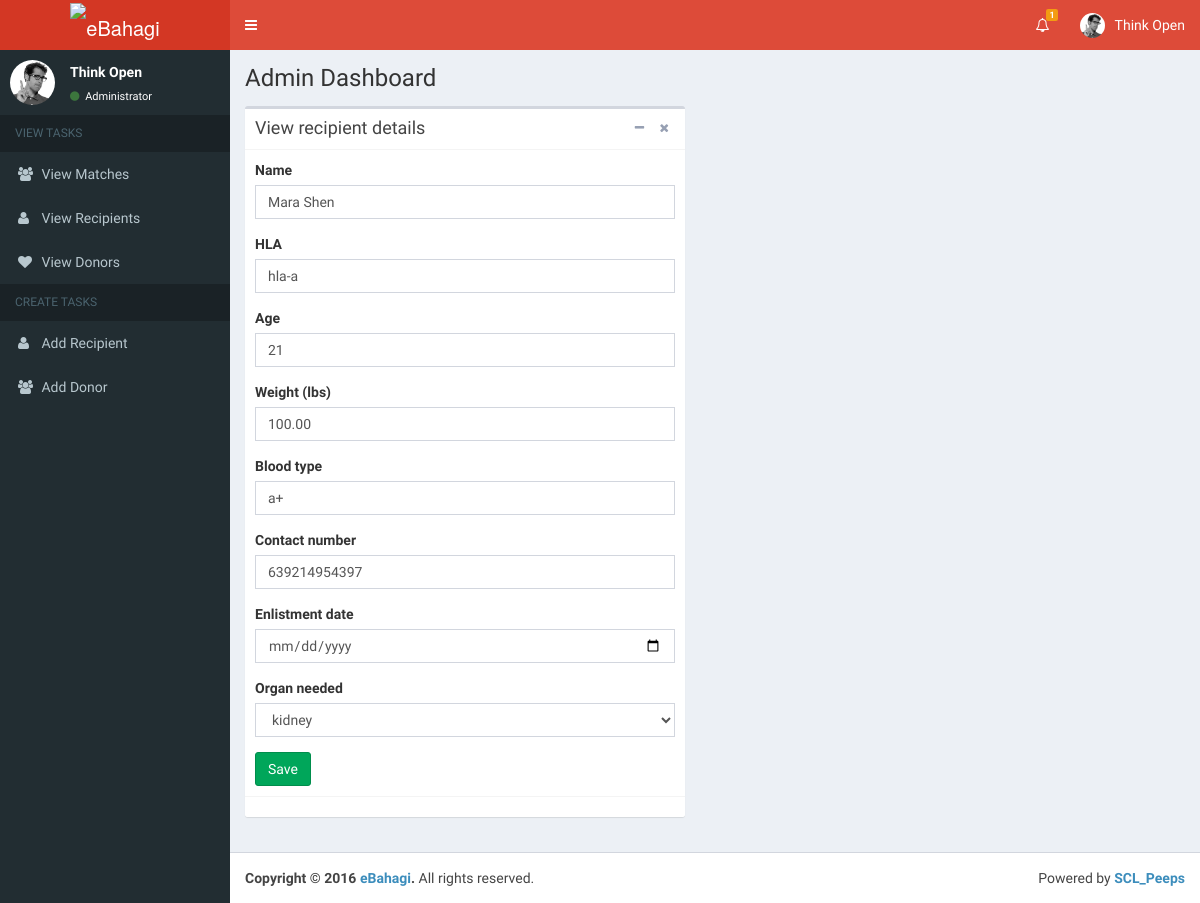
Screenshot of /person/102 with the database file from the repository.
### webapp/models.py (models this page shows, shortened)
class Person(models.Model):
    name = models.CharField(max_length = 50, default = '')
    hla = models.CharField(max_length = 20, default = '')
    age = models.IntegerField(default = 0)
    weight = models.DecimalField(decimal_places = 2, max_digits = 5, default = 0)
    blood = models.CharField(max_length = 5, default = '')
    contact = models.IntegerField(default = 0)
    date = models.DateTimeField(auto_now_add = True)
    enrollmentDate = models.IntegerField(default = 0)
    organ = models.ForeignKey(Organ)
    person_type = models.ForeignKey(PersonType)
    reactiveAntibodies = models.DecimalField(decimal_places = 2, max_digits = 5,default = 0)
    prevKidneyDonor = models.BooleanField(default = False)

class PersonType(models.Model):
    name = models.CharField(max_length = 10)
    description = models.CharField(max_length = 50)

### webapp/views.py (the view)
# urls.py: url(r'^person/(?P<person_id>[0-9]+)$', views.person, name='person'),
def person(request, person_id):
    context = {'pagename': 'View Recipient', 'item': Person.objects.get(id = person_id), 'organs': Organ.objects.all()}
    return render(request, 'person.html', context)

### webapp/templates/person.html
{% extends 'dashboard.html' %}
{% block dashcontent %}
<div class="content-wrapper">
    <section class="content-header">
        <h1>
            Admin Dashboard
        </h1>
    </section>
    <div class="row">
        <div class="col-xs-12 col-md-6">
            <section class="content">
              <div class="box">
                <div class="box-header with-border">
                  <h3 class="box-title">View {{item.person_type.name}} details</h3>
                  <div class="box-tools pull-right">
                    <button class="btn btn-box-tool" data-widget="collapse" data-toggle="tooltip" title="Collapse"><i class="fa fa-minus"></i></button>
                    <button class="btn btn-box-tool" data-widget="remove" data-toggle="tooltip" title="Remove"><i class="fa fa-times"></i></button>
                  </div>
                </div>
                <div class="box-body">
                  <form class="" action="{% url 'person' item.id %}" method="post">
                    <div class="form-group">
                        <label for="name">Name</label>
                        <div class="form-group">
                            <input type="text" class="form-control" name="name" value="{{ item.name }}">
                        </div>
                    </div>
                    <div class="form-group">
                        <label for="hla">HLA</label>
                        <div class="form-group">
                            <input type="text" class="form-control" name="hla" value="{{ item.hla }}">
                        </div>
                    </div>
                    <div class="form-group">
                        <label for="age">Age</label>
                        <div class="form-group">
                            <input type="text" class="form-control" name="age" value="{{ item.age }}">
                        </div>
                    </div>
                    <div class="form-group">
                        <label for="weight">Weight (lbs)</label>
                        <div class="form-group">
                            <input type="text" class="form-control" name="weight" value="{{ item.weight }}">
                        </div>
                    </div>
                    <div class="form-group">
                        <label for="blood">Blood type</label>
                        <div class="form-group">
                            <input type="text" class="form-control" name="blood" value="{{ item.blood }}">
                        </div>
                    </div>
                    <div class="form-group">
                        <label for="contact">Contact number</label>
                        <div class="form-group">
                            <input type="text" class="form-control" name="contact" value="{{ item.contact }}">
                        </div>
                    </div>
                    <div class="form-group">
                        <label for="date">Enlistment date</label>
                        <div class="form-group">
                            <input type="date" class="form-control" name="date" value="{{ item.date }}">
                        </div>
                    </div>
                    <div class="form-group">
                        <label for="organ">Organ {% if item.person_type.name == 'donor' %}donated{% elif item.person_type.name == 'recipient' %}needed{% endif %} </label>
                        <select class="form-control" name="organ">
                            {% for organ in organs%}
                            <option value="organ.id">{{ organ.name }}</option>
                            {% endfor %}
                        </select>
                    </div>
                    <button type="button" name="" class="btn btn-success" id="btnSave">Save</button>
                  </form>
                </div>
                <div class="box-footer">
                </div>
              </div>
            </section>
        </div>
    </div>
</div>
{% endblock %}

### rows the page displays
Person: person_type.name "recipient", name "Mara Shen", hla "hla-a", age "21", weight "100.00", blood "a+", contact "639214954397"

### other values shown
form field organ "kidney"
